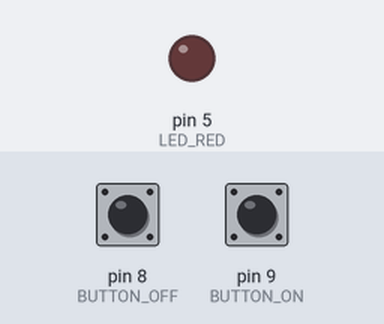
A sketch run on a simulated Arduino Uno, built with avr-gcc and run on an emulated ATmega328P. On the bench: output pins drawn as LEDs (lit = HIGH). Inputs (shaded band) come from the test bench; at power-on: pin 9 (BUTTON_ON) HIGH, pin 8 (BUTTON_OFF) HIGH.

Above: at 1.2 s.
1.3 s: pin 9 (BUTTON_ON) pulled LOW for 0.15 s
At 1.6 s:
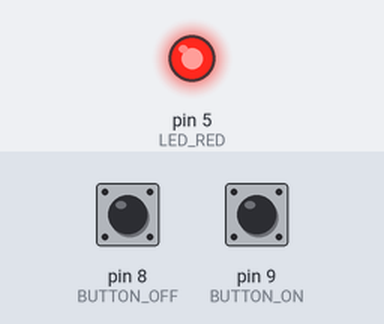
2.9 s: pin 8 (BUTTON_OFF) pulled LOW for 0.15 s
At 4.1 s:
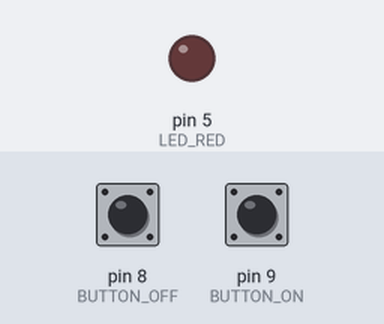
4.5 s: pin 9 (BUTTON_ON) pulled LOW for 1 s
At 5.4 s:
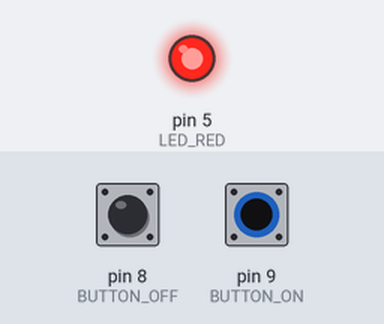
Timing chart, 0 to 7.5 s (numbered marks = the images above; inputs shaded):
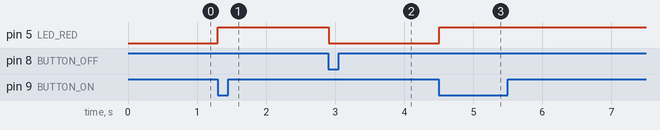

Measured:
- after the input at 1.3 s, pin 5 (LED_RED): LOW → HIGH at once
- after the input at 2.9 s, pin 5 (LED_RED): HIGH → LOW at once
- after the input at 4.5 s, pin 5 (LED_RED): LOW → HIGH at once

The sketch:

02_led_button.ino
```cpp
constexpr int LED_RED = 5;
constexpr int BUTTON_ON = 9;
constexpr int BUTTON_OFF = 8;

constexpr int LOOP_DELAY_MS = 10;
constexpr int BUTTON_DEBOUNCE_DELAY_MS = 200;

void setup()
{
  pinMode(LED_RED, OUTPUT);
  pinMode(BUTTON_ON, INPUT_PULLUP);
  pinMode(BUTTON_OFF, INPUT_PULLUP);
}

void loop()
{
  if (digitalRead(BUTTON_ON) == LOW)
  {
    digitalWrite(LED_RED, HIGH);
    delay(BUTTON_DEBOUNCE_DELAY_MS);
  }
  if (digitalRead(BUTTON_OFF) == LOW)
  {
    digitalWrite(LED_RED, LOW);
    delay(BUTTON_DEBOUNCE_DELAY_MS);
  }
  // limit the amount of times the loop is executed
  // => reduce unnecessary processor load and power draw
  delay(LOOP_DELAY_MS);
}
```
